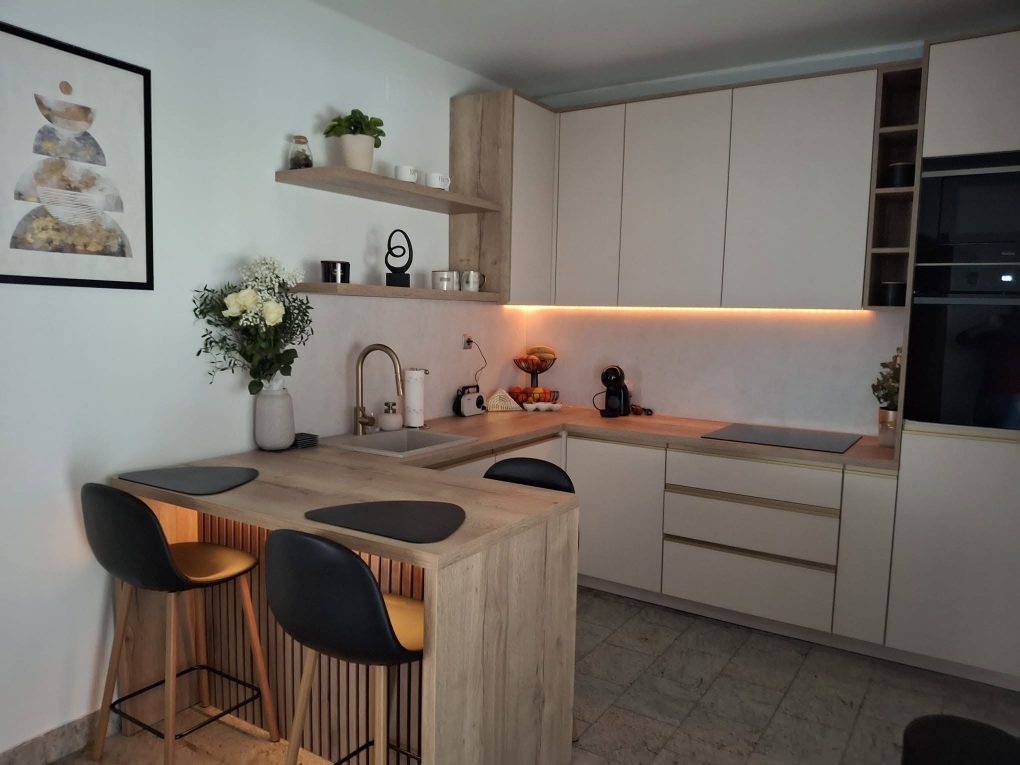
#> input picture marketing/meta-ad-kuhinja/kuhinja-izvor.jpg, 2040 x 1530 px (shown at 1/2 size)
$ python render.py
#> lines starting #> are read from the running program, lines starting #| are printed output that depends on the picture; after the words box and inside, x2 and y2 are one past the last pixel; in counts of white or black regions, pixels touching at a corner belong together
#!/usr/bin/env python3
"""Fronta Design - 13 s vertical (9:16) hook video for a Meta ad.

The kitchen from kuhinja-izvor.jpg is "built from zero": the space starts as a
dark technical drawing, the units are installed piece by piece, the rest of
the room and the details fill in, the LED light switches on, and the last
5 seconds hold the finished kitchen with the closing question.

    python3 render.py                      # renders kuhinja-hook-9x16.mp4
    python3 render.py --preview 2.5 9      # writes preview PNGs for given seconds

Needs: numpy, pillow, opencv-python(-headless), ffmpeg, Newsreader (bundled in
fonts/) and Inter (system font, path in SANS below).
"""
import argparse
import math
import re
import subprocess
import sys
from pathlib import Path

import cv2
import numpy as np
from PIL import Image, ImageDraw, ImageFont

from elements import GLOW, GROUPS, DECOR, INSTALL

HERE = Path(__file__).resolve().parent
SRC = HERE / "kuhinja-izvor.jpg"
LOGO_SVG = HERE.parent.parent / "images" / "fronta-logo.svg"
OUT = HERE / "kuhinja-hook-9x16.mp4"

FONT_DIR = HERE / "fonts"
SERIF = FONT_DIR / "Newsreader-Regular.ttf"
SERIF_IT = FONT_DIR / "Newsreader-Italic.ttf"
SANS = Path("/usr/share/fonts/opentype/inter/Inter-Medium.otf")

FPS = 30
DURATION = 13.0
W, H = 1080, 1920

# Brand palette (css/style.css)
BG = np.array([0x1B, 0x1B, 0x1D], np.float32) / 255
TEXT = (0xED, 0xEB, 0xE8)
ACCENT = (0xC5, 0x86, 0x56)
LOGO = (0xC9, 0x97, 0x5C)

# Part of the photo shown on the stage, and where the stage sits.
CROP = (140, 50, 1960, 1530)
STAGE_W = W
STAGE_H = round(W * (CROP[3] - CROP[1]) / (CROP[2] - CROP[0]))
STAGE_Y = 730
ZOOM0 = 1.06                      # slow pull-back during the build
COMP_W = round(STAGE_W * ZOOM0)
COMP_H = round(STAGE_H * ZOOM0)
ZOOM_FOCUS = (0.52, 0.55)         # relative point the pull-back is centred on

T_DRAW = (0.0, 1.3)               # line drawing
T_WIPE = (5.15, 6.35)             # walls, floor and details fill in
T_LIGHT = (6.55, 7.20)            # LED switches on
T_ZOOM_END = 8.0


# ---------------------------------------------------------------- helpers

def smoothstep(e0, e1, x):
    t = np.clip((np.asarray(x, np.float32) - e0) / (e1 - e0), 0, 1)
    return t * t * (3 - 2 * t)


def sstep(e0, e1, x):
    return float(smoothstep(e0, e1, x))


def ease_out_back(p, s=1.25):
    p = p - 1
    return 1 + (s + 1) * p ** 3 + s * p ** 2


def ease_out_cubic(p):
    return 1 - (1 - p) ** 3


def to_comp(img, interp=cv2.INTER_AREA):
    x0, y0, x1, y1 = CROP
    return cv2.resize(img[y0:y1, x0:x1], (COMP_W, COMP_H), interpolation=interp)


def value_noise(h, w, cell, seed):
    rng = np.random.default_rng(seed)
    g = rng.random((h // cell + 3, w // cell + 3)).astype(np.float32)
    return cv2.resize(g, (w + 3 * cell, h + 3 * cell), interpolation=cv2.INTER_CUBIC)[:h, :w]


# ---------------------------------------------------------------- layers

def draw_label_map(shape):
    """Label map at photo resolution: 0 = room/details, i+1 = GROUPS[i]."""
    h, w = shape
    img = Image.new("L", (w, h), 0)
    d = ImageDraw.Draw(img)
    for i, (name, g) in enumerate(GROUPS.items()):
        if name.startswith("stool"):
            continue          # added by refine_stools
        for poly in g.get("poly", []):
            d.polygon(poly, fill=i + 1)
    lab = np.array(img)
    return lab


def refine_stools(P8, lab):
    """Tighten stool shells with GrabCut, then add legs drawn as thick lines."""
    names = list(GROUPS)
    h, w = lab.shape
    for name in ("stool_back", "stool_left", "stool_right"):
        idx = names.index(name) + 1
        g = GROUPS[name]
        poly = np.zeros((h, w), np.uint8)
        for p in g["poly"]:
            cv2.fillPoly(poly, [np.array(p, np.int32)], 1)
        ys, xs = np.nonzero(poly)
        x0, x1 = max(xs.min() - 40, 0), min(xs.max() + 40, w)
        y0, y1 = max(ys.min() - 40, 0), min(ys.max() + 40, h)
        pc = poly[y0:y1, x0:x1]
        gc = np.full(pc.shape, cv2.GC_BGD, np.uint8)
        gc[cv2.dilate(pc, np.ones((25, 25), np.uint8)) > 0] = cv2.GC_PR_BGD
        gc[pc > 0] = cv2.GC_PR_FGD
        gc[cv2.erode(pc, np.ones((21, 21), np.uint8)) > 0] = cv2.GC_FGD
        bgd, fgd = np.zeros((1, 65), np.float64), np.zeros((1, 65), np.float64)
        crop = np.ascontiguousarray(P8[y0:y1, x0:x1, ::-1])
        cv2.grabCut(crop, gc, None, bgd, fgd, 6, cv2.GC_INIT_WITH_MASK)
        fg = ((gc == cv2.GC_FGD) | (gc == cv2.GC_PR_FGD)).astype(np.uint8)
        fg = cv2.morphologyEx(fg, cv2.MORPH_OPEN, np.ones((3, 3), np.uint8))
        # keep only what the rough polygon allowed (plus a small margin)
        fg &= cv2.dilate(pc, np.ones((9, 9), np.uint8))
        lab[y0:y1, x0:x1][fg > 0] = idx
        legs = Image.fromarray(lab)
        d = ImageDraw.Draw(legs)
        for pts, width in g.get("lines", []):
            d.line(pts, fill=idx, width=width, joint="curve")
        lab[:] = np.array(legs)
    return lab


def cut_decor_footprints(P, lab):
    """Decor standing on a unit stays a wireframe until the details fill in."""
    names = list(GROUPS)
    h, w = lab.shape
    decor = np.zeros((h, w), np.uint8)
    for poly in DECOR.values():
        cv2.fillPoly(decor, [np.array(poly, np.int32)], 1)
    for name in ("counter", "peninsula", "tall", "shelves"):
        idx = names.index(name) + 1
        own = (lab == idx)
        region = own & (decor > 0)
        if not region.any():
            continue
        clean = (own & (decor == 0)).astype(np.float32)
        num = cv2.GaussianBlur(P * clean[..., None], (0, 0), 12)
        den = cv2.GaussianBlur(clean, (0, 0), 12)[..., None] + 1e-4
        est = num / den
        dist = np.linalg.norm(P - est, axis=2)
        foot = region & (dist > 0.11)
        foot = cv2.morphologyEx(foot.astype(np.uint8), cv2.MORPH_OPEN, np.ones((3, 3), np.uint8))
        foot = cv2.dilate(foot, np.ones((5, 5), np.uint8)) > 0
        lab[foot & own] = 0
    return lab


def poly_mask(shape, polys, blur=0.0):
    h, w = shape
    m = np.zeros((h, w), np.uint8)
    for p in polys:
        cv2.fillPoly(m, [np.array(p, np.int32)], 255)
    m = m.astype(np.float32) / 255
    return cv2.GaussianBlur(m, (0, 0), blur) if blur else m


def lights_off(P):
    h, w = P.shape[:2]
    yy = np.arange(h, dtype=np.float32)[:, None]
    g_bs = poly_mask((h, w), [GLOW["backsplash"]], 6) * np.clip(1 - (yy - 612) / 175, 0, 1) ** 1.6
    g_bar = poly_mask((h, w), [GLOW["bar"]], 40) * 0.85
    g_strip = poly_mask((h, w), [GLOW["strip"]], 2)[..., None]
    gl = np.maximum(g_bs, g_bar)[..., None]
    lum = (P * np.array([0.299, 0.587, 0.114], np.float32)).sum(2, keepdims=True)
    dim = P * (1 - 0.42 * gl)
    out = dim * (1 - 0.65 * gl) + lum * (1 - 0.42 * gl) * 0.65 * gl
    out = out * (1 - g_strip) + np.array([0.33, 0.32, 0.31], np.float32) * g_strip
    return out * 0.93          # the whole room is a touch darker before the lights


def line_art(P8):
    g = cv2.cvtColor(P8, cv2.COLOR_RGB2GRAY).astype(np.float32)
    g = cv2.bilateralFilter(g, 7, 30, 7)
    blur = cv2.GaussianBlur(255 - g, (0, 0), 4)
    dodge = np.clip(g * 255 / (255 - blur + 1e-3), 0, 255)
    sketch = np.clip((255 - dodge) / 255 * 4.0, 0, 1)
    edges = cv2.Canny(cv2.GaussianBlur(P8, (0, 0), 1.6), 30, 80).astype(np.float32) / 255
    edges = cv2.GaussianBlur(edges, (0, 0), 0.8) * 1.6
    L = smoothstep(0.10, 0.70, np.clip(np.maximum(sketch, edges * 0.9), 0, 1))
    # drop isolated specks (floor texture, oven glass) but keep real lines
    n, lab, stats, _ = cv2.connectedComponentsWithStats((L > 0.25).astype(np.uint8), 8)
    keep = stats[:, cv2.CC_STAT_AREA] >= 60
    keep[0] = False
    return L * keep[lab]


def build_layers():
    P8 = np.array(Image.open(SRC).convert("RGB"))
    P = P8.astype(np.float32) / 255
    h, w = P.shape[:2]

    lab = draw_label_map((h, w))
    lab = refine_stools(P8, lab)
    lab = cut_decor_footprints(P, lab)

    L = {}
    L["on"] = to_comp(P)
    L["off"] = to_comp(lights_off(P))
    lines = to_comp(line_art(P8))
    L["lines"] = np.clip(lines * 1.35, 0, 1)

    names = list(GROUPS)
    masks = {}
    for i, name in enumerate(names):
        masks[name] = to_comp((lab == i + 1).astype(np.float32))
    L["rest"] = np.clip(1 - sum(masks.values()), 0, 1)
    L["masks"] = masks

    # Reveal order for the drawing: diagonal sweep with an organic edge.
    # Both the drawing and the room fill-in grow outward from the kitchen corner.
    yy, xx = np.mgrid[0:COMP_H, 0:COMP_W].astype(np.float32)
    cx = (1080 - CROP[0]) / (CROP[2] - CROP[0]) * COMP_W
    cy = (840 - CROP[1]) / (CROP[3] - CROP[1]) * COMP_H
    r = np.hypot((xx - cx) / COMP_W, (yy - cy) / COMP_W)
    r = r / r.max()
    L["draw_t"] = 0.84 * r + 0.16 * value_noise(COMP_H, COMP_W, 48, 3)

    L["wipe_t"] = 0.92 * r + 0.08 * value_noise(COMP_H, COMP_W, 110, 7)

    # Bounding boxes so moving groups only touch their own area.
    L["bbox"] = {}
    for name, m in masks.items():
        ys, xs = np.nonzero(m > 0.002)
        L["bbox"][name] = (xs.min(), ys.min(), xs.max() + 1, ys.max() + 1)
    return L


# ---------------------------------------------------------------- stage frame

ACCENT_F = np.array(ACCENT, np.float32) / 255
LINE_F = np.array(TEXT, np.float32) / 255


# [97 lines left out: functions ghost, group_state, paste_group, stage_frame, light_level, not called in this run]


# ---------------------------------------------------------------- text & logo

def svg_logo(height):
    """Rasterise images/fronta-logo.svg (simple M/c/l/z paths) with PIL."""
    svg = LOGO_SVG.read_text()
    vb = [float(v) for v in re.search(r'viewBox="([^"]+)"', svg).group(1).split()]
    paths = re.findall(r'<path d="([^"]+)"', svg)
    scale = height / vb[3] * 4
    polys = []
    for d in paths:
        toks = re.findall(r"[MmCcLlZz]|-?\d+\.?\d*", d)
        i, cmd, cur, start, pts = 0, None, (0.0, 0.0), (0.0, 0.0), []
        while i < len(toks):
            if re.match(r"[MmCcLlZz]", toks[i]):
                cmd = toks[i]; i += 1
                if cmd in "Zz":
                    polys.append(pts); pts = []; cur = start
                    continue
            nums = lambda n: [float(v) for v in toks[i:i + n]]
            if cmd in "Mm":
                x, y = nums(2); i += 2
                cur = (x, y) if cmd == "M" else (cur[0] + x, cur[1] + y)
                start = cur; pts = [cur]
                cmd = "L" if cmd == "M" else "l"
            elif cmd in "Ll":
                x, y = nums(2); i += 2
                cur = (x, y) if cmd == "L" else (cur[0] + x, cur[1] + y)
                pts.append(cur)
            elif cmd in "Cc":
                v = nums(6); i += 6
                if cmd == "c":
                    v = [v[0] + cur[0], v[1] + cur[1], v[2] + cur[0], v[3] + cur[1],
                         v[4] + cur[0], v[5] + cur[1]]
                p0 = cur
                for k in range(1, 13):
                    u = k / 12
                    bx = ((1 - u) ** 3 * p0[0] + 3 * (1 - u) ** 2 * u * v[0]
                          + 3 * (1 - u) * u ** 2 * v[2] + u ** 3 * v[4])
                    by = ((1 - u) ** 3 * p0[1] + 3 * (1 - u) ** 2 * u * v[1]
                          + 3 * (1 - u) * u ** 2 * v[3] + u ** 3 * v[5])
                    pts.append((bx, by))
                cur = (v[4], v[5])
    # transform="translate(0,150) scale(0.1,-0.1)" then viewBox offset
    size = (int(vb[2] * scale) + 2, int(vb[3] * scale) + 2)
    img = Image.new("L", size, 0)
    d = ImageDraw.Draw(img)
    for pts in polys:
        d.polygon([((x * 0.1 - vb[0]) * scale, (150 - y * 0.1 - vb[1]) * scale) for x, y in pts],
                  fill=255)
    img = img.resize((size[0] // 4, size[1] // 4), Image.LANCZOS)
    out = Image.new("RGBA", img.size, LOGO + (0,))
    out.putalpha(img)
    return out


# [9 lines left out: function text_image, not called in this run]


def tracked(text, font, tracking):
    widths = [font.getlength(c) for c in text]
    return widths, sum(widths) + tracking * (len(text) - 1)


def build_overlay():
    """Static pieces of the frame (logo row, footer) and the text blocks."""
    ov = {}
    base = Image.new("RGBA", (W, H), (0, 0, 0, 0))
    logo = svg_logo(50)
    lx, ly = 72, LOGO_Y - logo.height // 2
    base.alpha_composite(logo, (lx, ly))
    f = ImageFont.truetype(str(SANS), 24)
    tx = lx + logo.width + 20
    widths, _ = tracked("FRONTA DESIGN", f, 24 * 0.2)
    d = ImageDraw.Draw(base)
    x = tx
    for c, cw in zip("FRONTA DESIGN", widths):
        d.text((x, LOGO_Y), c, font=f, fill=LOGO + (255,), anchor="lm")
        x += cw + 24 * 0.2
    fs = ImageFont.truetype(str(SANS), 26)
    d.text((W // 2, STAGE_Y + STAGE_H + 70), "frontadesign.hr", font=fs,
           fill=TEXT + (120,), anchor="mm")
    ov["base"] = base

    # one size for both headline blocks, fitted to the longest line
    build = [("Od skice", SERIF, TEXT), ("do montaže", SERIF, TEXT),
             ("do zadnjeg detalja.", SERIF_IT, ACCENT)]
    final = [("Želiš iskoristiti svaki kutak", SERIF, TEXT),
             ("svog doma na najbolji način?", SERIF, TEXT),
             ("Onda si na pravom mjestu.", SERIF_IT, ACCENT)]
    size = 86
    while True:
        widest = max(ImageFont.truetype(str(fp), size).getlength(tx_) for tx_, fp, _ in build + final)
        if widest <= W - 2 * 72:
            break
        size -= 1
    ov["size"] = size
    ov["build"] = [text_image([ln], size)[0] for ln in build]
    ov["final"] = [text_image([ln], size)[0] for ln in final]
    ov["lh"] = round(size * 1.14)
    return ov


LOGO_Y = 322
HEAD_Y = 420
TEXT_PAD = 40
BUILD_TIMES = [-1.0, 1.35, 5.25]   # first line is on screen from frame 0
FINAL_TIMES = [8.00, 8.15, 8.45]


# [24 lines left out: functions place_text, compose, not called in this run]


# ---------------------------------------------------------------- main

def main():
    ap = argparse.ArgumentParser()
    ap.add_argument("--preview", nargs="*", type=float)
    ap.add_argument("--out", default=str(OUT))
    args = ap.parse_args()

    L = build_layers()
#> in build_layers, P8 is the input picture: shape (1530, 2040, 3); mean R, G, B 115.5, 108.6, 101.6
#> after the loop in refine_stools, `for name in ("stool_back", "stool_left", "stool_right"):`:
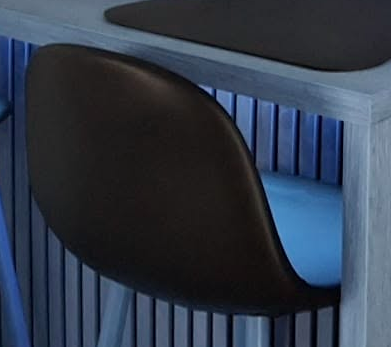
#> crop: shape (347, 391, 3); mean R, G, B 48.7, 58.6, 73.8
#> after the loop in refine_stools, `for name in ("stool_back", "stool_left", "stool_right"):`:
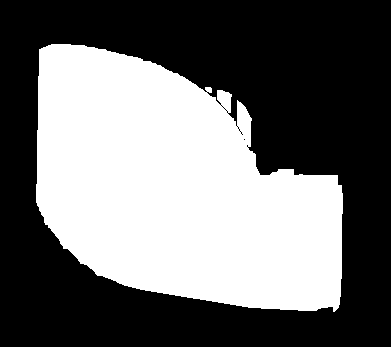
#> fg: shape (347, 391); values 0 (black) and 1 (white), 42.8% white; 1 white region, box (x1, y1, x2, y2) and area: (36, 44, 343, 312) 58070
#> after the loop in refine_stools, `for name in ("stool_back", "stool_left", "stool_right"):`:
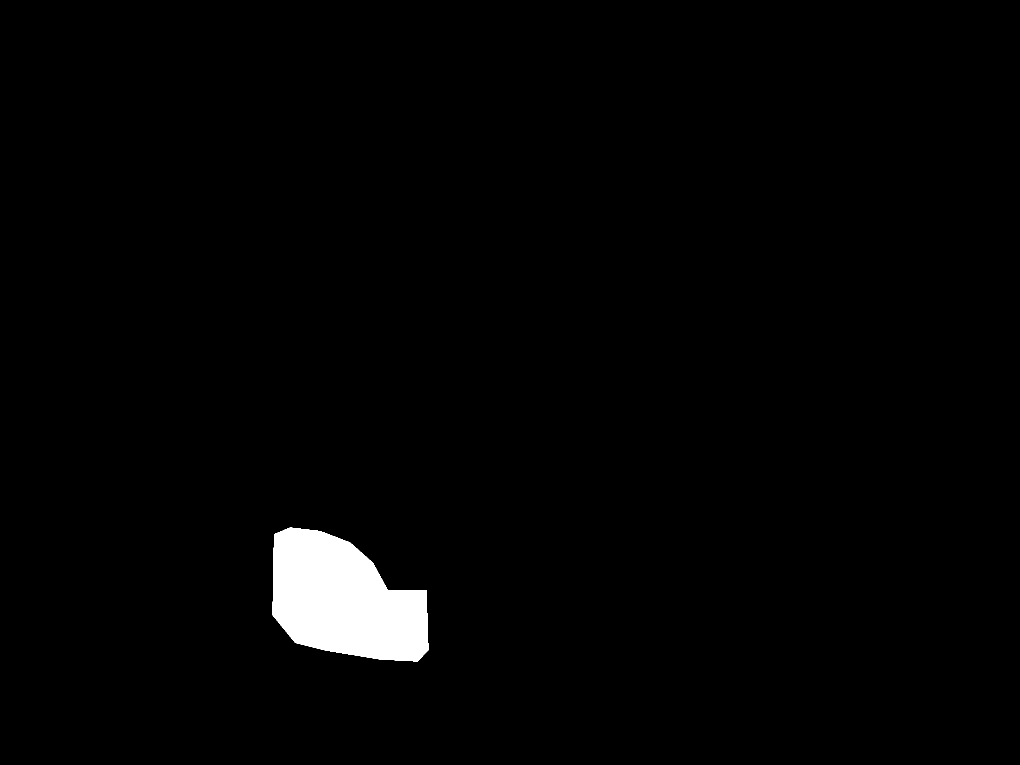
#> poly: shape (1530, 2040) (shown at 1/2 size); values 0 (black) and 1 (white), 1.9% white; 1 white region, box (x1, y1, x2, y2) and area: (545, 1055, 857, 1323) 59663
#> in cut_decor_footprints, `h, w = lab.shape`: h = 1530; w = 2040
#> after the loop in cut_decor_footprints, `for name in ("counter", "peninsula", "tall", "shelves"):`:
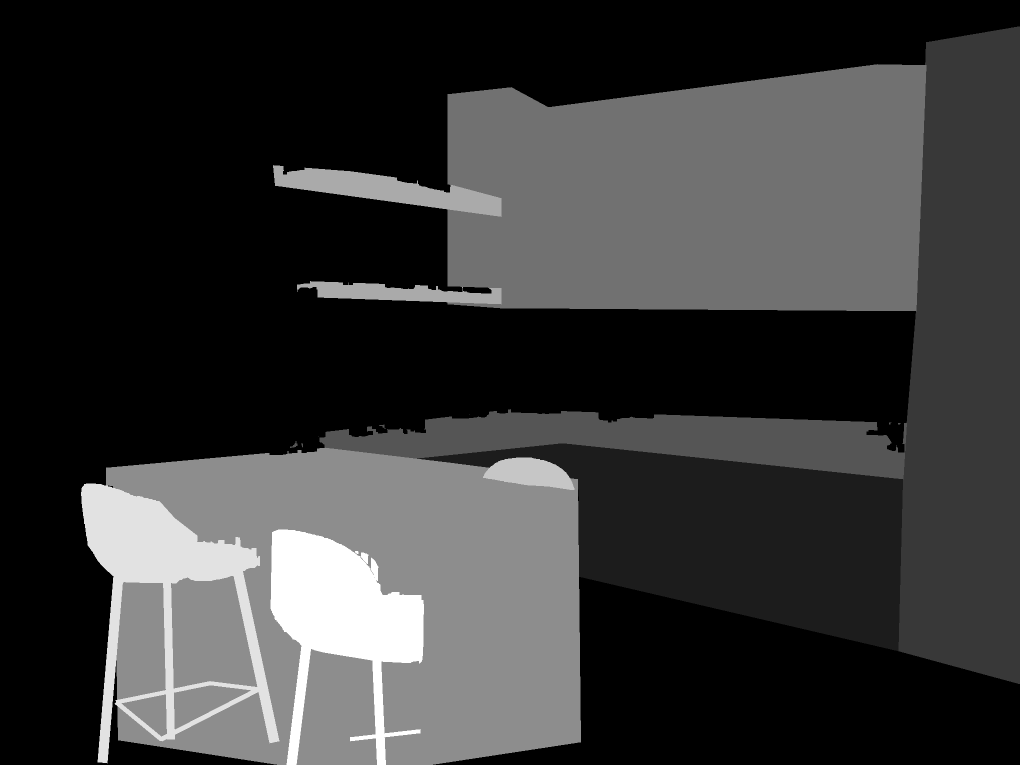
#> lab: shape (1530, 2040) (shown at 1/2 size); min 0, max 9, mean 1.98; drawn with min black and max white
#> in to_comp, `return cv2.resize(img[y0:y1, x0:x1], (COMP_W, COMP_H), interpolation=i..`:
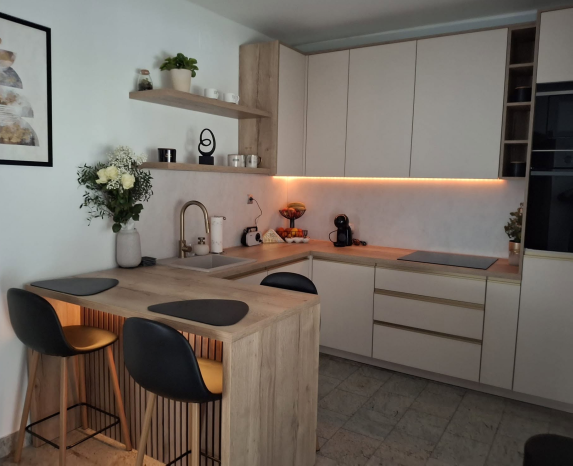
#> returned value: shape (931, 1145, 3) float32 (shown at 1/2 size); mean of channels 0, 1, 2 0.45, 0.417, 0.386; drawn as R, G, B
#> in lights_off, `h, w = P.shape[:2]`: h = 1530; w = 2040
#> in lights_off, `yy = np.arange(h, dtype=np.float32)[:, None]`: yy = 1530 values from 0 to 1529
#> in smoothstep, `t = np.clip((np.asarray(x, np.float32) - e0) / (e1 - e0), 0, 1)`:
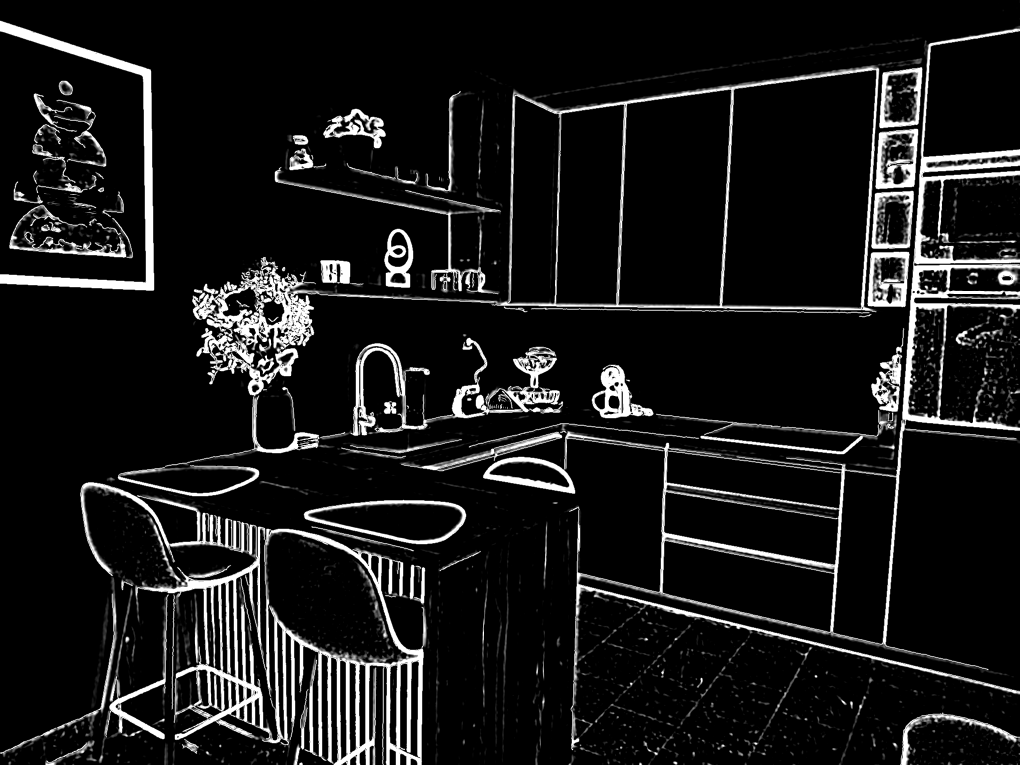
#> t: shape (1530, 2040) float32 (shown at 1/2 size); min 0, max 1, mean 0.0973
#> in line_art, `n, lab, stats, _ = cv2.connectedComponentsWithStats((L > 0.25).astype(..`: n = 723; stats = 723 rows, first 6: [0, 0, 2040, 1530, 2767083], [0, 41, 309, 541, 18904], [1128, 57, 912, 1362, 66160], [1830, 118, 11, 9, 56], [1840, 118, 3, 3, 6], [1781, 126, 1, 1, 1]
#> after the loop in build_layers, `for i, name in enumerate(names):`: masks = 9 items
#> the loop in build_layers, `for name, m in masks.items():` made 9 passes
#> name on passes 1 to 4: 'base', 'tall', 'counter', 'upper'
#> after the loop in build_layers, `for name, m in masks.items():`: L = 8 items
#> L = 8 items
    ov = build_overlay()

    if args.preview is not None:
        for t in args.preview:
            compose(L, ov, t).save(HERE / f"preview-{t:05.2f}.png")
        return

    n = int(round(DURATION * FPS))
    cmd = ["ffmpeg", "-y", "-loglevel", "error",
           "-f", "rawvideo", "-pix_fmt", "rgb24", "-s", f"{W}x{H}", "-r", str(FPS), "-i", "-",
           "-f", "lavfi", "-i", "anullsrc=channel_layout=stereo:sample_rate=48000",
           "-shortest", "-c:v", "libx264", "-preset", "slow", "-crf", "17",
           "-pix_fmt", "yuv420p", "-profile:v", "high", "-movflags", "+faststart",
           "-c:a", "aac", "-b:a", "128k", args.out]
    proc = subprocess.Popen(cmd, stdin=subprocess.PIPE)
    last = None
    for i in range(n):
        t = i / FPS
        # the last 5 s are fully static once the text has settled
        if t >= FINAL_TIMES[-1] + 0.5 and last is not None:
            proc.stdin.write(last)
            continue
        frame = compose(L, ov, t).tobytes()
        if t >= FINAL_TIMES[-1] + 0.5:
            last = frame
        proc.stdin.write(frame)
        if i % 30 == 0:
            print(f"{t:4.1f}s", flush=True)
    proc.stdin.close()
    proc.wait()
    print("wrote", args.out)


if __name__ == "__main__":
#> (the run stopped early here; a loop or call above may not have finished)
